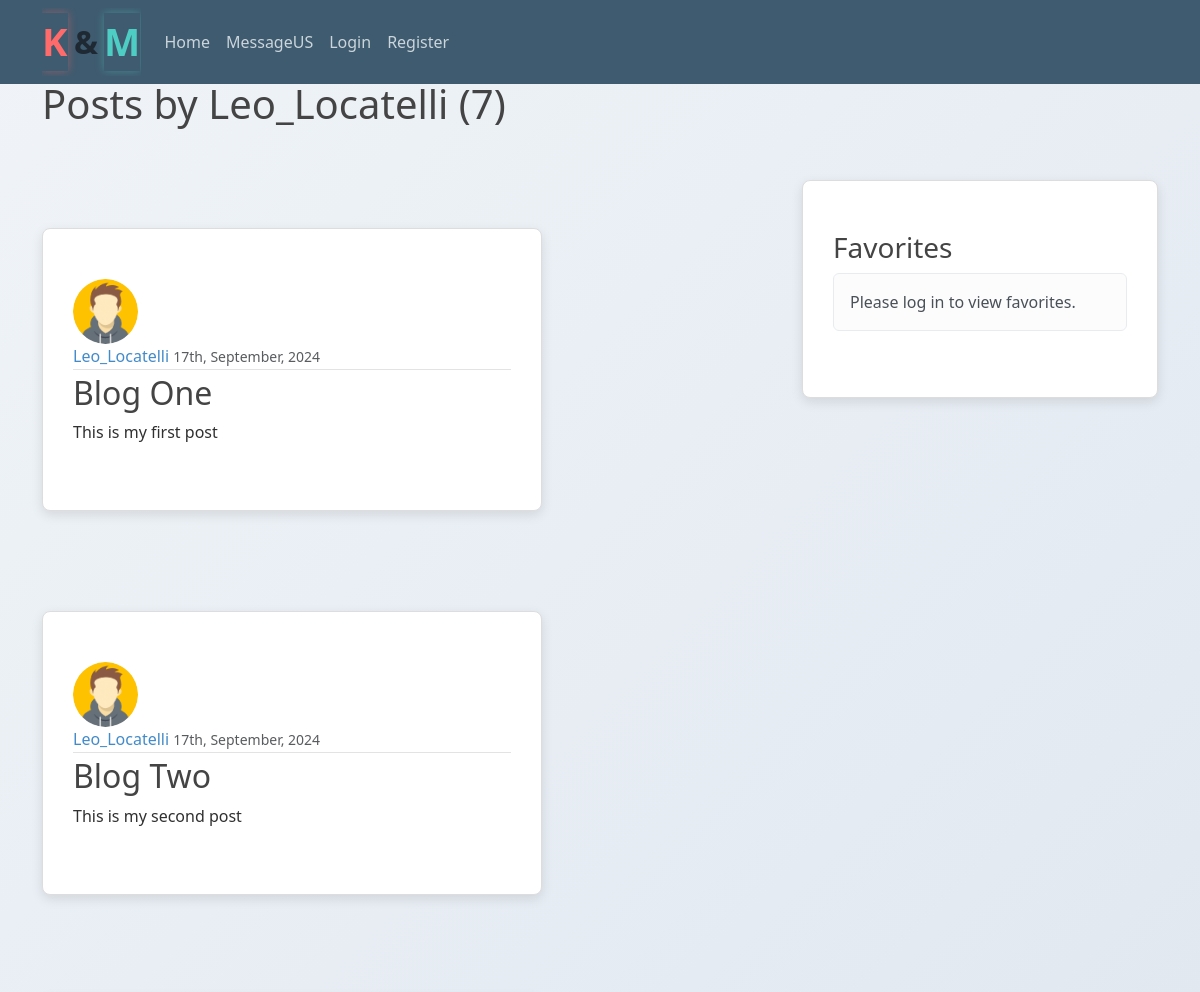
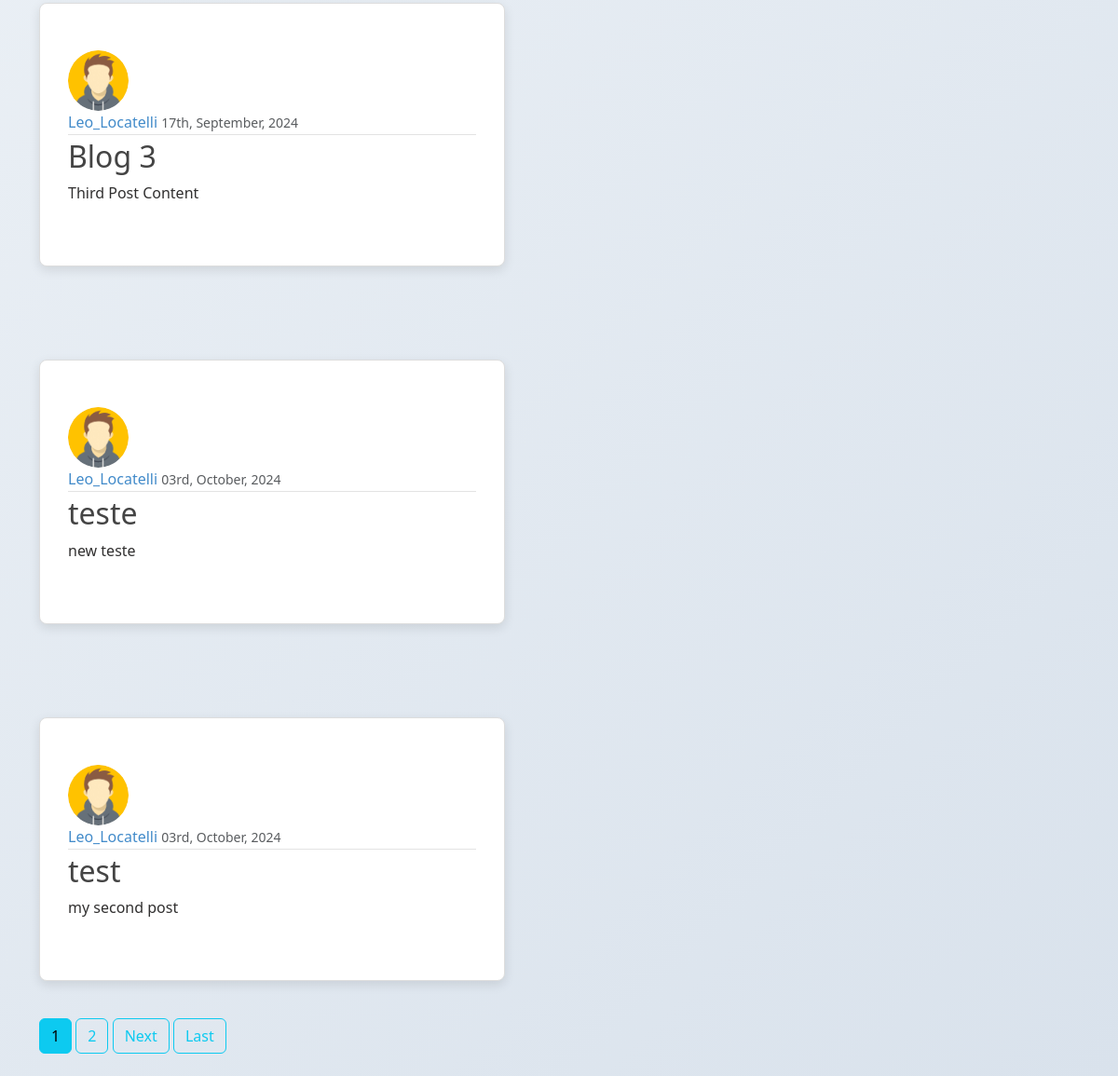
The page /user/Leo_Locatelli/ on the database its author committed (2 pictures, top to bottom).
### blog/models.py (models this page shows, shortened)
class Post(models.Model):
    title = models.CharField(max_length=100)
    content = models.TextField()
    date_posted = models.DateTimeField(auto_now_add=True)
    author = models.ForeignKey(User, on_delete=models.CASCADE)
    author = models.ForeignKey(User, on_delete=models.CASCADE, default=1)
    favorites = models.ManyToManyField(User, related_name="favorite_posts", blank=True)

### users/models.py (models this page shows, shortened)
class Profile(models.Model):
    user = models.OneToOneField(User, on_delete=models.CASCADE)
    image = models.ImageField(default='default.jpg', upload_to='profile_pics')

### blog/views.py (the view)
# urls.py: path('user/<str:username>/', UserPostListView.as_view(), name='user-posts'),
class UserPostListView(ListView):
    model = Post
    template_name = 'blog/user_posts.html' # ‹app>/<model >_<viewtype>.html
    context_object_name = 'posts'
    paginate_by = 5

### blog/templates/blog/user_posts.html (shortened to what this page needs)
{% extends "blog/base.html" %}
{% block content %}
<h1 class="mb-3">Posts by {{ view.kwargs.username }} ({{ page_obj.paginator.count }})</h1>
{% for post in posts %}
<article class="media content-section">
    <img class="rounded-circle article-img" src="{{ post.author.profile.image.url }}">
    <div class="media-body">
        <div class="article-metadata">
            <a class="mr-2" href="{% url 'user-posts' post.author.username %}">{{ post.author }}</a>
            <small class="text-muted">{{ post.date_posted|date:'dS, F, Y' }}</small>
        </div>
        <h2><a class="article-title" href="{% url 'post-detail' post.id %}">{{ post.title }}</a></h2>
        <p class="article-content">{{ post.content }}</p>
    </div>
</article>
{% endfor %}
{% if is_paginated %}
    {% for num in page_obj.paginator.page_range %}
        {% if page_obj.number == num %}
            <a class="btn btn-info mb-4" href="?page={{ num }}">{{ num }}</a>
        {% elif num > page_obj.number|add:'-3' and num < page_obj.number|add:'3' %}
            <a class="btn btn-outline-info mb-4" href="?page={{ num }}">{{ num }}</a>
        {% endif %}
    {% endfor %}
    {% if page_obj.has_next %}
        <a class="btn btn-outline-info mb-4" href="?page={{ page_obj.next_page_number }}">Next</a>
        <a class="btn btn-outline-info mb-4" href="?page={{ page_obj.paginator.num_pages }}">Last</a>
    {% endif %}
{% endif %}
{% endblock content %}

### blog/static/blog/main.css (style rules this page uses)
body { background: #cbcaca; color: #313030; margin-top: 5rem; background: linear-gradient(135deg, #f0f4f8, #d9e2ec); animation: bgGradientShift 70s ease-in-out infinite; }
h1, h2, h3, h4, h5, h6 { color: #444444; }
.content-section { background: #ffffff; padding: 10px 20px; border: 1px solid #dddddd; border-radius: 3px; margin-bottom: 20px; }
.article-title { color: #444444; }
.article-content { white-space: pre-line; }
.article-img { height: 65px; width: 65px; margin-right: 16px; }
.article-metadata { padding-bottom: 1px; margin-bottom: 4px; border-bottom: 1px solid #e3e3e3 }
.content-section { background: #ffffff; border: 1px solid #ddd; border-radius: 8px; box-shadow: 0px 4px 12px rgba(0, 0, 0, 0.1); padding: 50px 30px; margin-bottom: 40px; max-width: 500px; margin-top: 100px; }
a { color: #428bca; text-decoration: none; }
.text-muted { color: #777777; font-size: 0.875em; }

### rows shown on the page
Post: author.profile.image (picture), author "Leo_Locatelli", date_posted "17th, September, 2024", title "Blog One", content "This is my first post"
Post: author.profile.image (picture), author "Leo_Locatelli", date_posted "17th, September, 2024", title "Blog Two", content "This is my second post"
Post: author.profile.image (picture), author "Leo_Locatelli", date_posted "17th, September, 2024", title "Blog 3", content "Third Post Content"
Post: author.profile.image (picture), author "Leo_Locatelli", date_posted "03rd, October, 2024", title "teste", content "new teste"
Post: author.profile.image (picture), author "Leo_Locatelli", date_posted "03rd, October, 2024", title "test", content "my second post"

### other values the page prints
{{ view.kwargs.username }} "Leo_Locatelli"
{{ page_obj.paginator.count }} "7"
{{ num }} "1"
{{ num }} "2"
